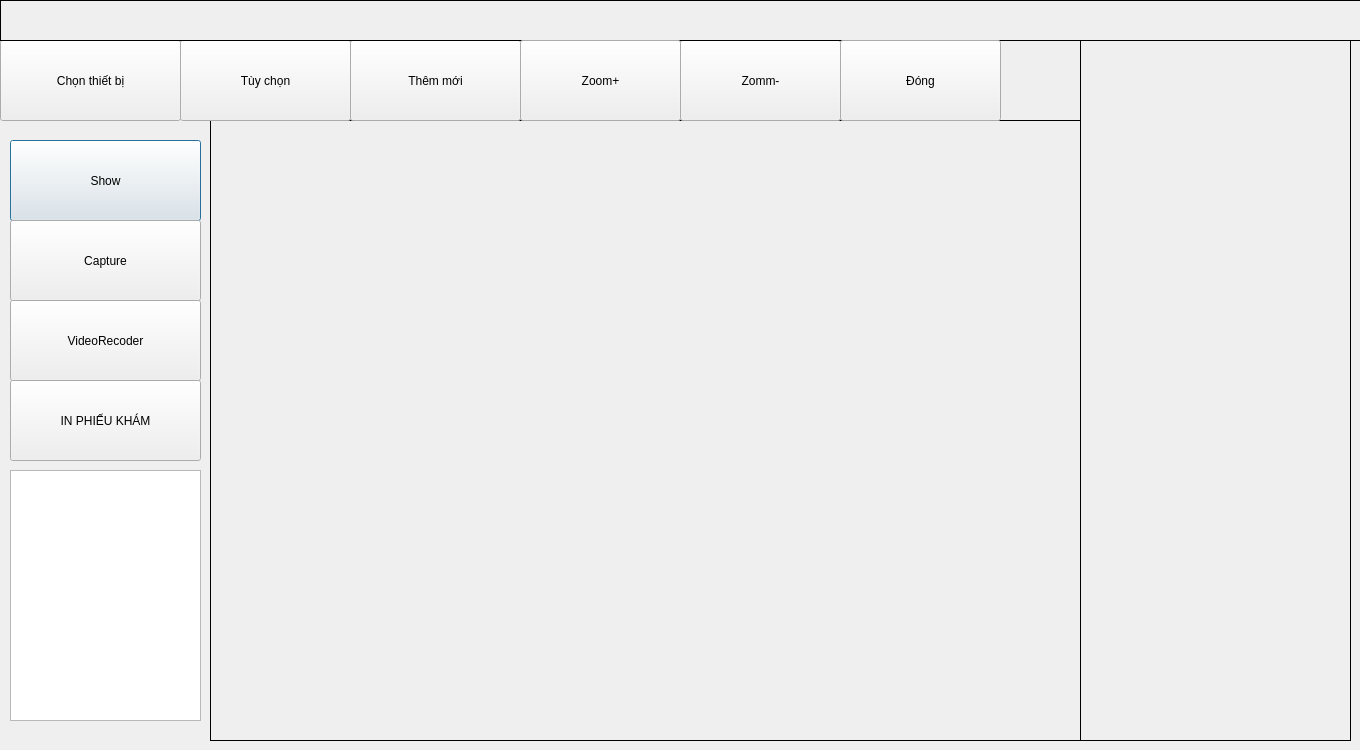
<?xml version="1.0" encoding="UTF-8"?>
<ui version="4.0">
 <class>Dialog</class>
 <widget class="QDialog" name="Dialog">
  <property name="geometry">
   <rect>
    <x>0</x>
    <y>0</y>
    <width>1360</width>
    <height>750</height>
   </rect>
  </property>
  <property name="windowTitle">
   <string>Dialog</string>
  </property>
  <widget class="QTextBrowser" name="TEXT">
   <property name="geometry">
    <rect>
     <x>10</x>
     <y>470</y>
     <width>191</width>
     <height>251</height>
    </rect>
   </property>
  </widget>
  <widget class="QLabel" name="imgLabel">
   <property name="geometry">
    <rect>
     <x>210</x>
     <y>120</y>
     <width>871</width>
     <height>621</height>
    </rect>
   </property>
   <property name="autoFillBackground">
    <bool>false</bool>
   </property>
   <property name="frameShape">
    <enum>QFrame::Box</enum>
   </property>
   <property name="text">
    <string/>
   </property>
  </widget>
  <widget class="QPushButton" name="SHOW">
   <property name="geometry">
    <rect>
     <x>10</x>
     <y>140</y>
     <width>191</width>
     <height>81</height>
    </rect>
   </property>
   <property name="text">
    <string>Show</string>
   </property>
  </widget>
  <widget class="QPushButton" name="CAPTURE">
   <property name="geometry">
    <rect>
     <x>10</x>
     <y>220</y>
     <width>191</width>
     <height>81</height>
    </rect>
   </property>
   <property name="text">
    <string>Capture</string>
   </property>
  </widget>
  <widget class="QPushButton" name="NEXT">
   <property name="geometry">
    <rect>
     <x>680</x>
     <y>40</y>
     <width>161</width>
     <height>81</height>
    </rect>
   </property>
   <property name="text">
    <string>Zomm-</string>
   </property>
  </widget>
  <widget class="QLabel" name="imgLabel_2">
   <property name="geometry">
    <rect>
     <x>0</x>
     <y>0</y>
     <width>1922</width>
     <height>41</height>
    </rect>
   </property>
   <property name="autoFillBackground">
    <bool>false</bool>
   </property>
   <property name="frameShape">
    <enum>QFrame::Box</enum>
   </property>
   <property name="text">
    <string/>
   </property>
   <property name="pixmap">
    <pixmap>ngang2.png</pixmap>
   </property>
  </widget>
  <widget class="QLabel" name="imgLabel_3">
   <property name="geometry">
    <rect>
     <x>1080</x>
     <y>40</y>
     <width>271</width>
     <height>701</height>
    </rect>
   </property>
   <property name="autoFillBackground">
    <bool>false</bool>
   </property>
   <property name="frameShape">
    <enum>QFrame::Box</enum>
   </property>
   <property name="text">
    <string/>
   </property>
  </widget>
  <widget class="QPushButton" name="NEXT_2">
   <property name="geometry">
    <rect>
     <x>0</x>
     <y>40</y>
     <width>181</width>
     <height>81</height>
    </rect>
   </property>
   <property name="text">
    <string>Chọn thiết bị</string>
   </property>
  </widget>
  <widget class="QPushButton" name="NEXT_4">
   <property name="geometry">
    <rect>
     <x>180</x>
     <y>40</y>
     <width>171</width>
     <height>81</height>
    </rect>
   </property>
   <property name="text">
    <string>Tùy chọn</string>
   </property>
  </widget>
  <widget class="QPushButton" name="NEXT_5">
   <property name="geometry">
    <rect>
     <x>350</x>
     <y>40</y>
     <width>171</width>
     <height>81</height>
    </rect>
   </property>
   <property name="text">
    <string>Thêm mới</string>
   </property>
  </widget>
  <widget class="QPushButton" name="CAPTURE_2">
   <property name="geometry">
    <rect>
     <x>10</x>
     <y>300</y>
     <width>191</width>
     <height>81</height>
    </rect>
   </property>
   <property name="text">
    <string>VideoRecoder</string>
   </property>
  </widget>
  <widget class="QPushButton" name="CAPTURE_3">
   <property name="geometry">
    <rect>
     <x>520</x>
     <y>40</y>
     <width>161</width>
     <height>81</height>
    </rect>
   </property>
   <property name="text">
    <string>Zoom+</string>
   </property>
  </widget>
  <widget class="QPushButton" name="NEXT_3">
   <property name="geometry">
    <rect>
     <x>10</x>
     <y>380</y>
     <width>191</width>
     <height>81</height>
    </rect>
   </property>
   <property name="text">
    <string>IN PHIẾU KHÁM</string>
   </property>
  </widget>
  <widget class="QPushButton" name="NEXT_7">
   <property name="geometry">
    <rect>
     <x>840</x>
     <y>40</y>
     <width>161</width>
     <height>81</height>
    </rect>
   </property>
   <property name="text">
    <string>Đóng</string>
   </property>
  </widget>
  <zorder>TEXT</zorder>
  <zorder>imgLabel</zorder>
  <zorder>SHOW</zorder>
  <zorder>NEXT</zorder>
  <zorder>imgLabel_3</zorder>
  <zorder>NEXT_2</zorder>
  <zorder>NEXT_4</zorder>
  <zorder>NEXT_5</zorder>
  <zorder>imgLabel_2</zorder>
  <zorder>CAPTURE</zorder>
  <zorder>CAPTURE_2</zorder>
  <zorder>CAPTURE_3</zorder>
  <zorder>NEXT_3</zorder>
  <zorder>NEXT_7</zorder>
 </widget>
 <resources/>
 <connections/>
</ui>
